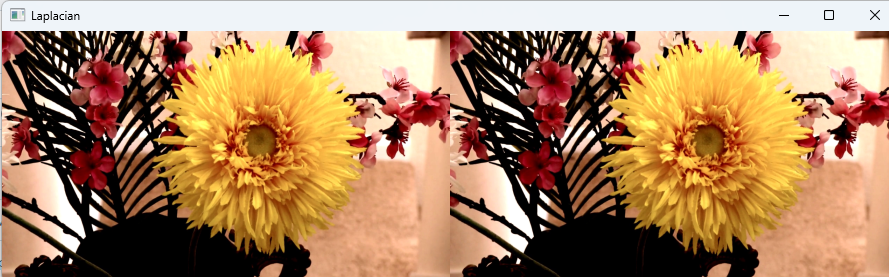
#> input picture autofocus-video-lapacian.png, 889 x 277 px, given in place of focus-test.mp4, which was not available
$ python video-sharpness-auto-focus.py   (older library calls are emulated)
#> lines starting #> are read from the running program, lines starting #| are printed output that depends on the picture; pictures that were not available may be replaced by others from this repository, and a replacement may not be noted
# Import modules
import cv2
import matplotlib.pyplot as plt

import numpy as np


def var_abs_laplacian(image):
    """
    Calculate the Variance of Absolute Values of the Laplacian (VAVOL) for a given image.

    This function computes the Laplacian of an image, takes the absolute values
    of the result, and then determines the variance of these absolute values.
    The VAVOL metric can be used to estimate the sharpness or focus of an image.

    :param image: The input image for which the Variance of Absolute Values of
        the Laplacian (VAVOL) is to be computed. It can be either a grayscale
        image or a color image as a NumPy array.
    :type image: numpy.ndarray

    :return: The computed Variance of Absolute Values of the Laplacian (VAVOL)
        of the input image as a floating-point number.
    :rtype: float
    """
    # Ensure the image is grayscale
    if len(image.shape) == 3:
        gray = cv2.cvtColor(image, cv2.COLOR_BGR2GRAY)
    else:
        gray = image

    # Laplacian of the image
    laplacian = cv2.Laplacian(gray, cv2.CV_32F)

    # absolute values of the Laplacian
    abs_laplacian = np.abs(laplacian)

    # Variance of Absolute Values of the Laplacian
    vavol = np.var(abs_laplacian)

    return vavol


def sum_modified_laplacian(im):
    """
    Compute the sum of the modified Laplacian (SML) for a given image.

    This function calculates the SML by computing horizontal and vertical
    second-order derivatives of the input image using pre-defined kernels.
    The modified Laplacian emphasizes regions of high intensity variation,
    which is often used in tasks such as focus measure computations in image
    processing pipelines.

    :param im: Input image, which can be in grayscale or color (RGB/BGR) format.
               If the image is in color, it is converted to grayscale before
               processing.
    :type im: numpy.ndarray
    :return: The sum of the modified Laplacian (SML), represented as a float.
    :rtype: float
    """
    # Ensure the image is grayscale
    if len(im.shape) == 3:
        gray = cv2.cvtColor(im, cv2.COLOR_BGR2GRAY)
    else:
        gray = im


    # kernels for horizontal and vertical second-order derivatives
    kernel_x = np.array([[0, -1, 0],
                         [0, 2, 0],
                         [0, -1, 0]], dtype=np.float32)

    kernel_y = np.array([[0, 0, 0],
                         [-1, 2, -1],
                         [0, 0, 0]], dtype=np.float32)

    #get derivatives using cv2.filter2D
    laplacian_x = cv2.filter2D(gray, cv2.CV_32F, kernel_x)
    laplacian_y = cv2.filter2D(gray, cv2.CV_32F, kernel_y)

    # absolute values of the derivatives
    abs_laplacian_x = np.abs(laplacian_x)
    abs_laplacian_y = np.abs(laplacian_y)

    # Sum the absolute values
    modified_laplacian = abs_laplacian_x + abs_laplacian_y

    # sum of the Modified Laplacian
    sml = np.sum(modified_laplacian)

    return sml


#Read input video filename
filename = 'focus-test.mp4'

# Create a VideoCapture object
cap = cv2.VideoCapture(filename)

# Read first frame from the video
ret, frame = cap.read()
#> frame is the input picture: shape (277, 889, 3); mean B, G, R 95.4, 131, 169.9

# Display total number of frames in the video
print("Total number of frames : {}".format(int(cap.get(cv2.CAP_PROP_FRAME_COUNT))))

maxV1 = 0
maxV2 = 0

# Frame with maximum measure of focus
# Obtained using methods 1 and 2
bestFrame1 = 0
bestFrame2 = 0

# Frame ID of frame with maximum measure
# of focus
# Obtained using methods 1 and 2
bestFrameId1 = 0
bestFrameId2 = 0

# Get measures of focus from both methods
val1 = var_abs_laplacian(frame)
#> in var_abs_laplacian, `gray = cv2.cvtColor(image, cv2.COLOR_BGR2GRAY)`:
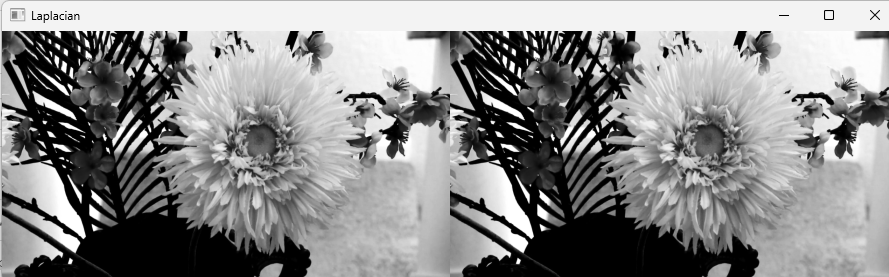
#> gray: shape (277, 889); min 0, max 255, mean 138.6
#> in var_abs_laplacian, `laplacian = cv2.Laplacian(gray, cv2.CV_32F)`:
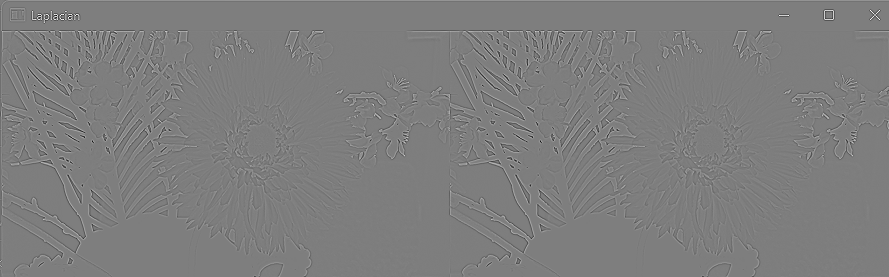
#> laplacian: shape (277, 889) float32; min -729, max 745, mean 0.2; drawn with min black and max white
#> in var_abs_laplacian, `abs_laplacian = np.abs(laplacian)`:
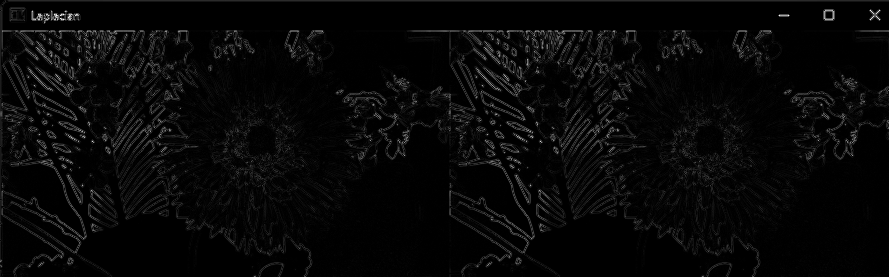
#> abs_laplacian: shape (277, 889) float32; min 0, max 745, mean 23.6; drawn with min black and max white
#> in var_abs_laplacian, `vavol = np.var(abs_laplacian)`: vavol = 2350.6
#> val1 = 2350.6
val2 = sum_modified_laplacian(frame)
#> in sum_modified_laplacian, `laplacian_x = cv2.filter2D(gray, cv2.CV_32F, kernel_x)`:
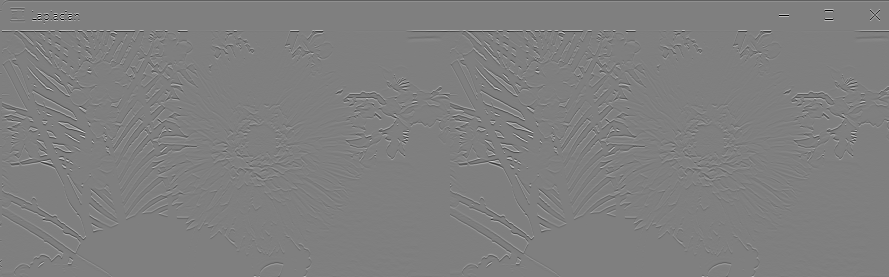
#> laplacian_x: shape (277, 889) float32; min -486, max 486, mean -0.2; drawn with min black and max white
#> in sum_modified_laplacian, `laplacian_y = cv2.filter2D(gray, cv2.CV_32F, kernel_y)`:
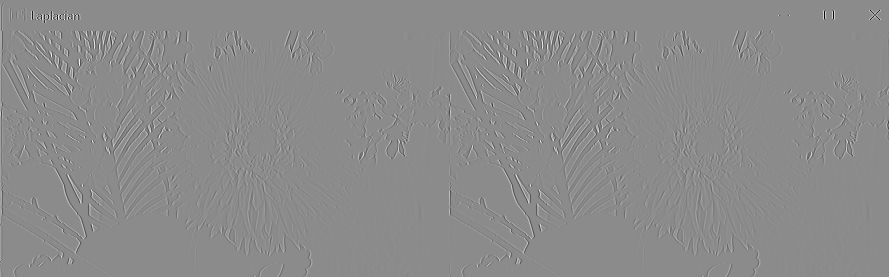
#> laplacian_y: shape (277, 889) float32; min -486, max 402, mean 0; drawn with min black and max white
#> in sum_modified_laplacian, `abs_laplacian_x = np.abs(laplacian_x)`:
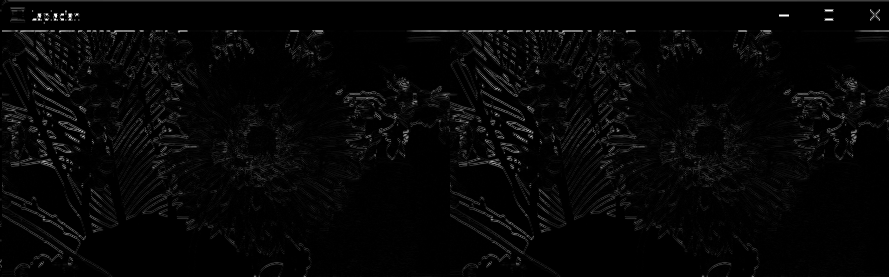
#> abs_laplacian_x: shape (277, 889) float32; min 0, max 486, mean 12.5; drawn with min black and max white
#> in sum_modified_laplacian, `abs_laplacian_y = np.abs(laplacian_y)`:
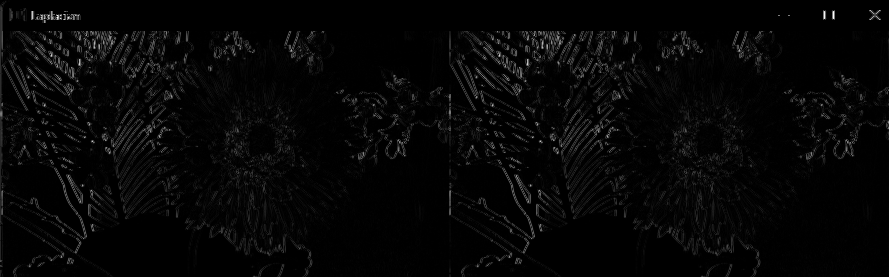
#> abs_laplacian_y: shape (277, 889) float32; min 0, max 486, mean 12.5; drawn with min black and max white
#> in sum_modified_laplacian, `sml = np.sum(modified_laplacian)`: sml = 6168446
#> val2 = 6168446

# Specify the ROI for flower in the frame
# UPDATE THE VALUES BELOW
top = 0
left = 0
bottom = frame.shape[0]
#> bottom = 277
right = frame.shape[1]
#> right = 889

# Iterate over all the frames present in the video
while (ret):
    # Crop the flower region out of the frame
    flower = frame[top:bottom, left:right]
    # Get measures of focus from both methods
    val1 = var_abs_laplacian(flower)
    val2 = sum_modified_laplacian(flower)
    print("Frame: ", val1, val2, " Flower: ", var_abs_laplacian(flower), sum_modified_laplacian(flower))
#| Frame:  2350.5664 6168446.0  Flower:  2350.5664 6168446.0

    # If the current measure of focus is greater
    # than the current maximum
    if val1 > maxV1:
        # Revise the current maximum
        maxV1 = val1
#> maxV1 = 2350.6
        # Get frame ID of the new best frame
        bestFrameId1 = int(cap.get(cv2.CAP_PROP_POS_FRAMES))
        # Revise the new best frame
        bestFrame1 = frame.copy()
        print("Frame ID of the best frame [Method 1]: {}".format(bestFrameId1))

    # If the current measure of focus is greater
    # than the current maximum
    if val2 > maxV2:
        # Revise the current maximum
        maxV2 = val2
#> maxV2 = 6168446
        # Get frame ID of the new best frame
        bestFrameId2 = int(cap.get(cv2.CAP_PROP_POS_FRAMES))
        # Revise the new best frame
        bestFrame2 = frame.copy()
        print("Frame ID of the best frame [Method 2]: {}".format(bestFrameId2))

    # Read a new frame
    ret, frame = cap.read()

print("================================================")
# Print the Frame ID of the best frame
print("Frame ID of the best frame [Method 1]: {}".format(bestFrameId1))
print("Frame ID of the best frame [Method 2]: {}".format(bestFrameId2))

# Release the VideoCapture object
cap.release()

# Stack the best frames obtained using both methods
out = np.hstack((bestFrame1, bestFrame2))

# Display the stacked frames

cv2.imshow("Laplacian", out)

c = cv2.waitKey(0)
cv2.destroyAllWindows()
